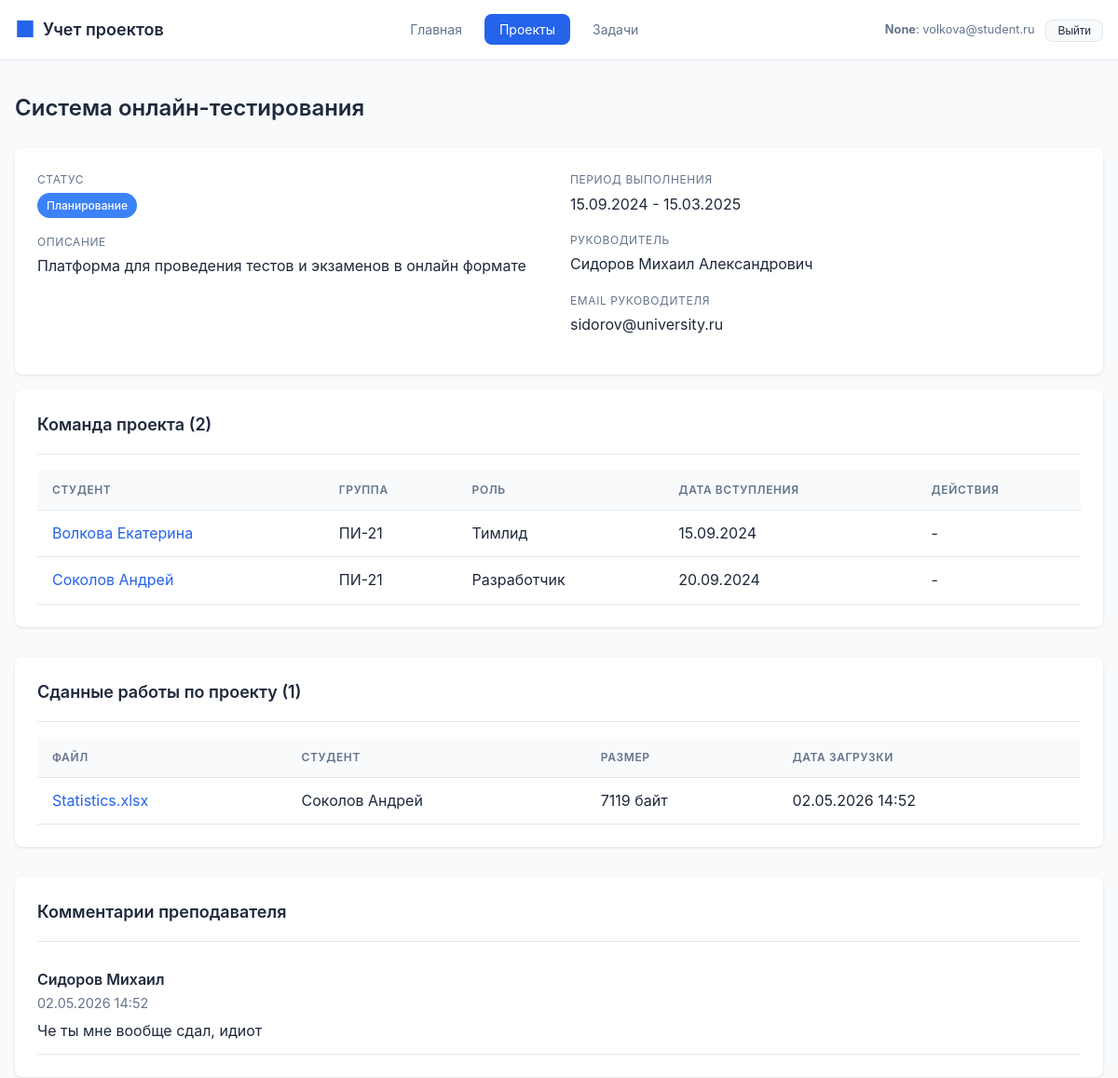
The app's page /projects/3 (signed in, upper part), older data.
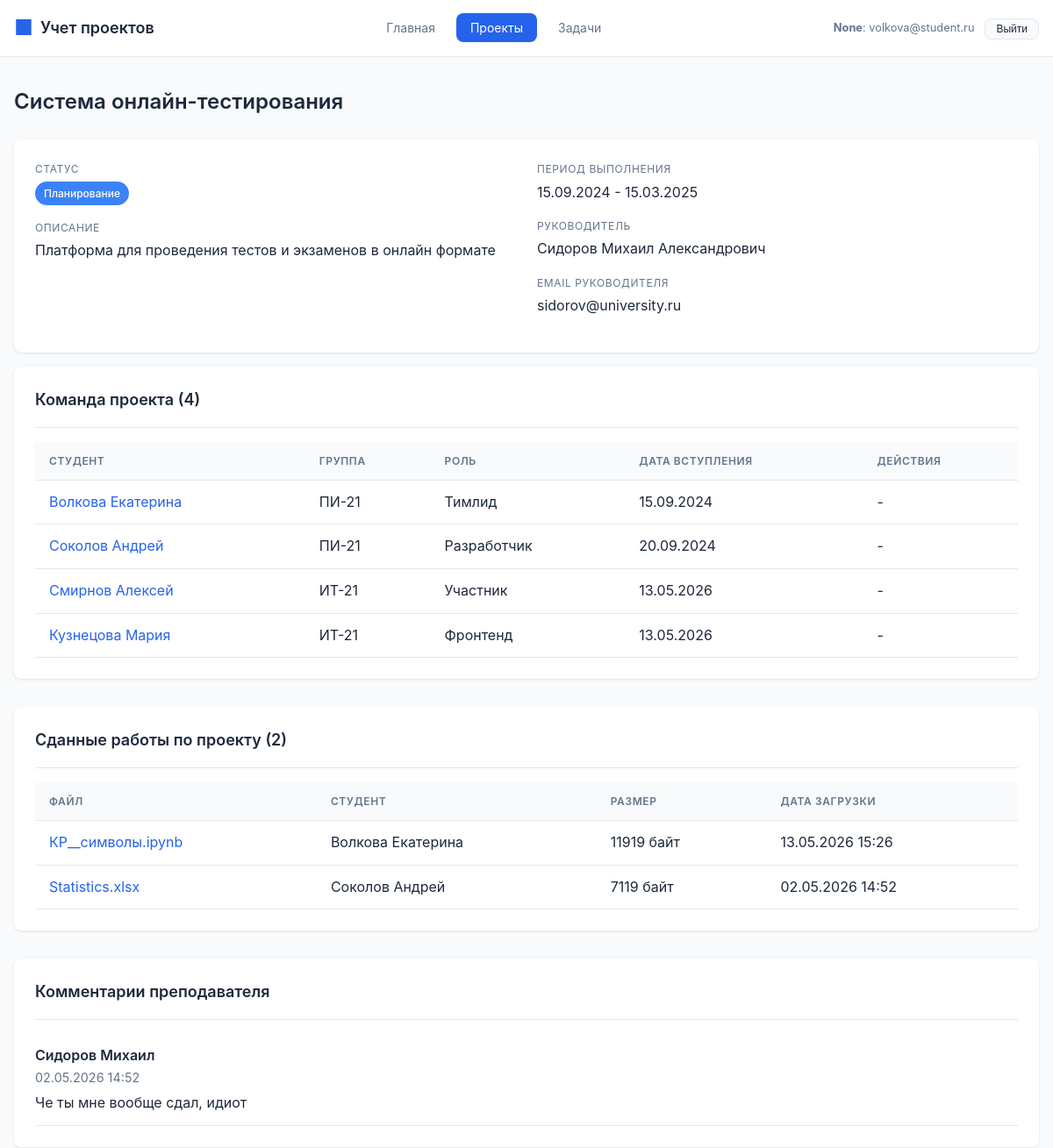
The same page, newer data.
### tables this page shows
CREATE TABLE student (
    id INTEGER PRIMARY KEY AUTOINCREMENT,
    last_name TEXT NOT NULL,
    first_name TEXT NOT NULL,
    middle_name TEXT,
    email TEXT UNIQUE NOT NULL,
    phone TEXT,
    student_group_id INTEGER REFERENCES student_group(id) ON DELETE SET NULL,
    created_at TEXT DEFAULT CURRENT_TIMESTAMP
);

CREATE TABLE project (
    id INTEGER PRIMARY KEY AUTOINCREMENT,
    title TEXT NOT NULL,
    description TEXT,
    start_date TEXT NOT NULL,
    end_date TEXT NOT NULL,
    status_id INTEGER REFERENCES project_status(id) ON DELETE SET NULL,
    supervisor_id INTEGER REFERENCES teacher(id) ON DELETE SET NULL,
    created_at TEXT DEFAULT CURRENT_TIMESTAMP,
    updated_at TEXT DEFAULT CURRENT_TIMESTAMP,
    CONSTRAINT valid_dates CHECK (end_date >= start_date)
);

CREATE TABLE project_status (
    id INTEGER PRIMARY KEY AUTOINCREMENT,
    name TEXT NOT NULL UNIQUE,
    description TEXT,
    color TEXT DEFAULT '#6B7280'
);

CREATE TABLE teacher (
    id INTEGER PRIMARY KEY AUTOINCREMENT,
    last_name TEXT NOT NULL,
    first_name TEXT NOT NULL,
    middle_name TEXT,
    email TEXT UNIQUE NOT NULL,
    phone TEXT,
    position TEXT,
    department_id INTEGER REFERENCES department(id) ON DELETE SET NULL,
    created_at TEXT DEFAULT CURRENT_TIMESTAMP
);

CREATE TABLE project_team (
    id INTEGER PRIMARY KEY AUTOINCREMENT,
    project_id INTEGER NOT NULL REFERENCES project(id) ON DELETE CASCADE,
    student_id INTEGER NOT NULL REFERENCES student(id) ON DELETE CASCADE,
    role TEXT DEFAULT 'Участник',
    joined_at TEXT DEFAULT CURRENT_DATE,
    UNIQUE(project_id, student_id)
);

CREATE TABLE student_group (
    id INTEGER PRIMARY KEY AUTOINCREMENT,
    name TEXT NOT NULL UNIQUE,
    course INTEGER NOT NULL CHECK (course >= 1 AND course <= 6),
    department_id INTEGER REFERENCES department(id) ON DELETE SET NULL,
    created_at TEXT DEFAULT CURRENT_TIMESTAMP
);

CREATE TABLE file (
    id INTEGER PRIMARY KEY AUTOINCREMENT,
    name TEXT NOT NULL,
    path TEXT NOT NULL,
    size INTEGER,
    mime_type TEXT,
    project_id INTEGER REFERENCES project(id) ON DELETE CASCADE,
    task_id INTEGER REFERENCES task(id) ON DELETE CASCADE,
    uploaded_by_student_id INTEGER REFERENCES student(id) ON DELETE SET NULL,
    uploaded_by_teacher_id INTEGER REFERENCES teacher(id) ON DELETE SET NULL,
    uploaded_at TEXT DEFAULT CURRENT_TIMESTAMP,
    CONSTRAINT file_belongs_to_something CHECK (project_id IS NOT NULL OR task_id IS NOT NULL)
);

CREATE TABLE comment (
    id INTEGER PRIMARY KEY AUTOINCREMENT,
    content TEXT NOT NULL,
    project_id INTEGER REFERENCES project(id) ON DELETE CASCADE,
    task_id INTEGER REFERENCES task(id) ON DELETE CASCADE,
    author_student_id INTEGER REFERENCES student(id) ON DELETE SET NULL,
    author_teacher_id INTEGER REFERENCES teacher(id) ON DELETE SET NULL,
    created_at TEXT DEFAULT CURRENT_TIMESTAMP,
    CONSTRAINT comment_has_target CHECK (project_id IS NOT NULL OR task_id IS NOT NULL),
    CONSTRAINT comment_has_author CHECK (author_student_id IS NOT NULL OR author_teacher_id IS NOT NULL)
);

### routes/projects.py (the view, shortened to what this page needs)
@projects_bp.route('/<int:project_id>')
def view_project(project_id):
    project = execute_query("""
        SELECT
            p.*,
            ps.name as status,
            ps.color as status_color,
            t.last_name || ' ' || t.first_name || ' ' || COALESCE(t.middle_name, '') as supervisor_name,
            t.email as supervisor_email
        FROM project p
        LEFT JOIN project_status ps ON p.status_id = ps.id
        LEFT JOIN teacher t ON p.supervisor_id = t.id
        WHERE p.id = %s
    """, (project_id,), fetch_one=True)
    if not project:
        flash('Проект не найден', 'error')
        return redirect(url_for('projects.list_projects'))
    can_edit_project = can_manage_project(project_id)
    team = execute_query("""
        SELECT
            s.id,
            s.last_name || ' ' || s.first_name as student_name,
            s.email,
            sg.name as group_name,
            pt.role,
            pt.joined_at
        FROM project_team pt
        JOIN student s ON pt.student_id = s.id
        LEFT JOIN student_group sg ON s.student_group_id = sg.id
        WHERE pt.project_id = %s
        ORDER BY pt.joined_at
    """, (project_id,), fetch_all=True)
    tasks = execute_query("""
        SELECT
            t.id,
            t.title,
            t.deadline,
            t.priority,
            ts.name as status,
            ts.color as status_color,
            (SELECT GROUP_CONCAT(s.last_name || ' ' || SUBSTR(s.first_name, 1, 1) || '.', ', ')
             FROM task_student ts2
             JOIN student s ON ts2.student_id = s.id
             WHERE ts2.task_id = t.id) as assignees
        FROM task t
        LEFT JOIN task_status ts ON t.status_id = ts.id
        WHERE t.project_id = %s
        ORDER BY t.priority DESC, t.deadline ASC
    """, (project_id,), fetch_all=True)
    submissions = execute_query(
        """
        SELECT
            f.id,
            f.name,
            f.size,
            f.uploaded_at,
            s.last_name || ' ' || s.first_name AS student_name
        FROM file f
        LEFT JOIN student s ON s.id = f.uploaded_by_student_id
        WHERE f.project_id = %s
        ORDER BY f.uploaded_at DESC
        """,
        (project_id,),
        fetch_all=True,
    )
    teacher_comments = execute_query(
        """
        SELECT
            c.id,
            c.content,
            c.created_at,
            t.last_name || ' ' || t.first_name AS teacher_name
        FROM comment c
        JOIN teacher t ON t.id = c.author_teacher_id
        WHERE c.project_id = %s
        ORDER BY c.created_at DESC
        """,
        (project_id,),
        fetch_all=True,
    )
    available_students = execute_query("""
        SELECT
            s.id,
            s.last_name || ' ' || s.first_name as full_name,
            sg.name as group_name
        FROM student s
        LEFT JOIN student_group sg ON s.student_group_id = sg.id
        WHERE s.id NOT IN (
            SELECT pt.student_id
            FROM project_team pt
            WHERE pt.project_id = %s
        )
        ORDER BY s.last_name, s.first_name
    """, (project_id,), fetch_all=True)
    return render_template(
        'projects/view.html',
        project=project,
        team=team,
        tasks=tasks,
        submissions=submissions,
        teacher_comments=teacher_comments,
        available_students=available_students,
        can_edit_project=can_edit_project,
        can_submit=g.current_user["role"] == ROLE_STUDENT and _can_submit_to_project(project_id, g.current_user["id"]),
        can_comment=g.current_user["role"] in {ROLE_TEACHER, ROLE_ADMIN} and can_manage_project(project_id),
    )

### templates/projects/view.html (shortened to what this page needs)
{% extends 'base.html' %}
{% block content %}
<div class="page-header">
    <h1 class="page-title">{{ project.title }}</h1>
</div>
<div class="card">
    <div class="detail-grid">
        <div>
            <div class="detail-item">
                <div class="detail-label">Статус</div>
                <div class="detail-value">
                    <span class="badge badge-status" style="background-color: {{ project.status_color or '#6B7280' }}">
                        {{ project.status or 'Не указан' }}
                    </span>
                </div>
            </div>
            <div class="detail-item">
                <div class="detail-label">Описание</div>
                <div class="detail-value">{{ project.description or 'Описание отсутствует' }}</div>
            </div>
        </div>
        <div>
            <div class="detail-item">
                <div class="detail-label">Период выполнения</div>
                <div class="detail-value">
                    {{ project.start_date.strftime('%d.%m.%Y') if project.start_date else '-' }} -
                    {{ project.end_date.strftime('%d.%m.%Y') if project.end_date else '-' }}
                </div>
            </div>
            <div class="detail-item">
                <div class="detail-label">Руководитель</div>
                <div class="detail-value">{{ project.supervisor_name or 'Не назначен' }}</div>
            </div>
            {% if project.supervisor_email %}
            <div class="detail-item">
                <div class="detail-label">Email руководителя</div>
                <div class="detail-value">{{ project.supervisor_email }}</div>
            </div>
            {% endif %}
        </div>
    </div>
</div>
<div class="section">
    <div class="card">
        <div class="card-header">
            <h2 class="card-title">Команда проекта ({{ team|length }})</h2>
        </div>
        {% if team %}
        <div class="table-container">
            <table>
                <thead>
                    <tr>
                        <th>Студент</th>
                        <th>Группа</th>
                        <th>Роль</th>
                        <th>Дата вступления</th>
                        <th>Действия</th>
                    </tr>
                </thead>
                <tbody>
                    {% for member in team %}
                    <tr>
                        <td>
                            <a href="{{ url_for('students.view_student', student_id=member.id) }}" class="link">
                                {{ member.student_name }}
                            </a>
                        </td>
                        <td>{{ member.group_name or '-' }}</td>
                        <td>{{ member.role }}</td>
                        <td>{{ member.joined_at.strftime('%d.%m.%Y') if member.joined_at else '-' }}</td>
                        <td>
                            {% if can_edit_project %}
                            <form method="POST"
                                  action="{{ url_for('projects.remove_student_from_project', project_id=project.id, student_id=member.id) }}"
                                  onsubmit="return confirm('Удалить участника?')">
                                <button type="submit" class="btn btn-danger btn-sm">Удалить</button>
                            </form>
                            {% else %}
                            -
                            {% endif %}
                        </td>
                    </tr>
                    {% endfor %}
                </tbody>
            </table>
        </div>
        {% else %}
        <p style="color: var(--text-secondary);">Команда не сформирована</p>
        {% endif %}
    </div>
</div>
<div class="section">
    <div class="card">
        <div class="card-header">
            <h2 class="card-title">Сданные работы по проекту ({{ submissions|length }})</h2>
        </div>
        {% if submissions %}
        <div class="table-container">
            <table>
                <thead>
                    <tr>
                        <th>Файл</th>
                        <th>Студент</th>
                        <th>Размер</th>
                        <th>Дата загрузки</th>
                    </tr>
                </thead>
                <tbody>
                    {% for file in submissions %}
                    <tr>
                        <td>
                            <a class="link" href="{{ url_for('submissions.download_file', file_id=file.id) }}">{{ file.name }}</a>
                        </td>
                        <td>{{ file.student_name or '-' }}</td>
                        <td>{{ file.size or 0 }} байт</td>
                        <td>{{ file.uploaded_at.strftime('%d.%m.%Y %H:%M') if file.uploaded_at else '-' }}</td>
                    </tr>
                    {% endfor %}
                </tbody>
            </table>
        </div>
        {% else %}
        <p style="color: var(--text-secondary);">Работы пока не загружены</p>
        {% endif %}
    </div>
</div>
<div class="section">
    <div class="card">
        <div class="card-header">
            <h2 class="card-title">Комментарии преподавателя</h2>
        </div>
        {% if teacher_comments %}
            {% for comment in teacher_comments %}
            <div style="padding: 0.75rem 0; border-bottom: 1px solid var(--border);">
                <div style="font-weight: 600;">{{ comment.teacher_name }}</div>
                <div style="color: var(--text-secondary); font-size: 0.9rem;">
                    {{ comment.created_at.strftime('%d.%m.%Y %H:%M') if comment.created_at else '' }}
                </div>
                <div style="margin-top: 0.35rem;">{{ comment.content }}</div>
            </div>
            {% endfor %}
        {% else %}
        <p style="color: var(--text-secondary);">Комментариев пока нет</p>
        {% endif %}
    </div>
</div>
{% endblock %}

### templates/base.html (shortened to what this page needs)
<!DOCTYPE html>
<html lang="ru">
<head>
    <link rel="stylesheet" href="{{ url_for('static', filename='style.css') }}">
</head>
<body>
    <nav class="navbar">
        <div class="nav-container">
            <a href="{{ url_for('main.index') }}" class="nav-logo">
                <span class="logo-icon">&#9632;</span>
                Учет проектов
            </a>
            {% if current_user %}
            <ul class="nav-menu">
                <li><a href="{{ url_for('main.index') }}" class="nav-link {% if request.endpoint == 'main.index' %}active{% endif %}">Главная</a></li>
                <li><a href="{{ url_for('projects.list_projects') }}" class="nav-link {% if 'projects' in request.endpoint %}active{% endif %}">Проекты</a></li>
                <li><a href="{{ url_for('tasks.list_tasks') }}" class="nav-link {% if 'tasks' in request.endpoint %}active{% endif %}">Задачи</a></li>
            </ul>
            <div class="auth-panel">
                <div class="auth-user">
                    <strong>{{ current_user.role_label }}</strong>: {{ current_user.name }}
                </div>
                <form method="post" action="{{ url_for('auth.logout') }}">
                    <button type="submit" class="btn btn-secondary btn-sm">Выйти</button>
                </form>
            </div>
            {% endif %}
        </div>
    </nav>
    <main class="main-content">
        <div class="container">
            {% block content %}{% endblock %}
        </div>
    </main>
</body>
</html>

Row changes from the older to the newer data that the page shows:
added project_team: student_name "Смирнов Алексей", name "ИТ-21", role "Участник", joined_at "13.05.2026"
added project_team: student_name "Кузнецова Мария", name "ИТ-21", role "Фронтенд", joined_at "13.05.2026"
added file: name "КР__символы.ipynb", student_name "Волкова Екатерина", size "11919", uploaded_at "13.05.2026 15:26"
Text that changed along with them:
{{ team|length }}: "2" → "4"
{{ submissions|length }}: "1" → "2"
